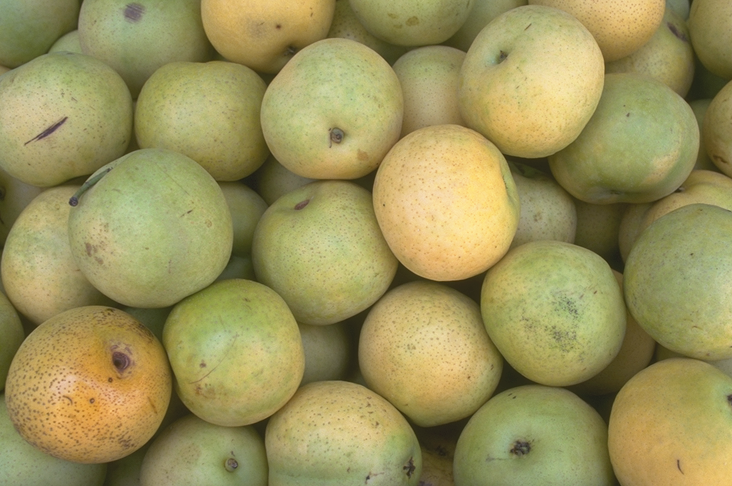
%> input picture pears.png, 732 x 486 px
$ octave Smooth.m   (GNU Octave 9; MATLAB toolbox functions it lacks are replaced by stand-ins)
%> lines starting %> are read from the running program, lines starting %| are printed output that depends on the picture
%SMOOTHING IMAGES

close all
clear all
clc
%%%%
axes('Position',[0.5,1.05,0.08,0.08])
xlabel('SMOOTHING IMAGES - YCRZ');
%%%%
image = imread('pears.png');
%> image is the input picture: size 486x732x3 uint8; mean R, G, B 154.5, 146.4, 91.1
subplot(2,2,1);
imshow(image);
title('Original Pears');
%%%%
avgimage = imfilter(image,fspecial('average',[3 3]));
subplot(2,2,2);
imshow(avgimage);
title('Average Pears');
%%%%
[height, width, depth] = size(avgimage);
%> height = 486; width = 732; depth = 3
if(depth>1)
    gray = rgb2gray(avgimage);
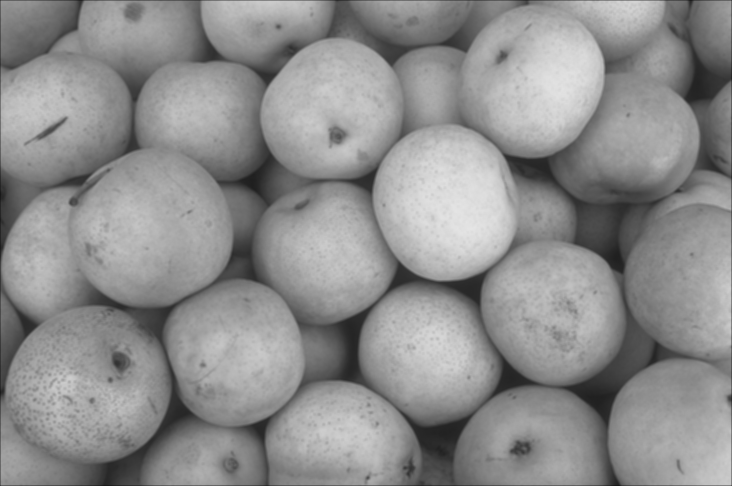
%> gray: size 486x732 uint8; min 24, max 229, mean 142.2
end
subplot(2,2,3);
imshow(gray);
title('Gray Picture');
%%%%
doublegradient = double(gray);
[Px,Py] = gradient(doublegradient);
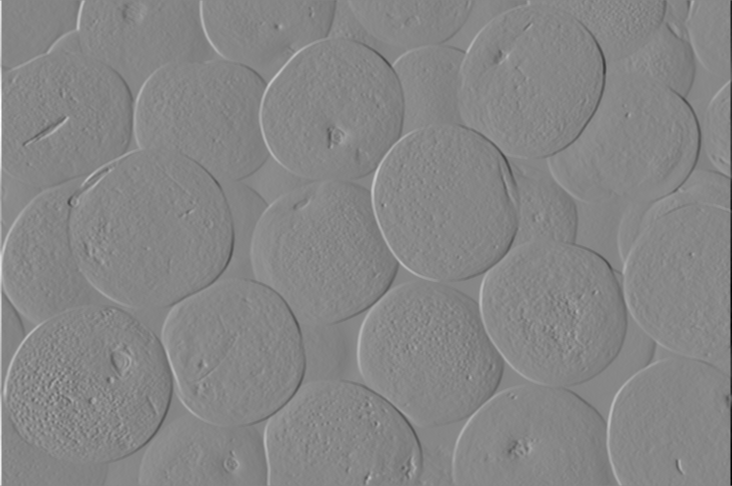
%> Px: size 486x732 double; min -69, max 62, mean 0; drawn with min black and max white
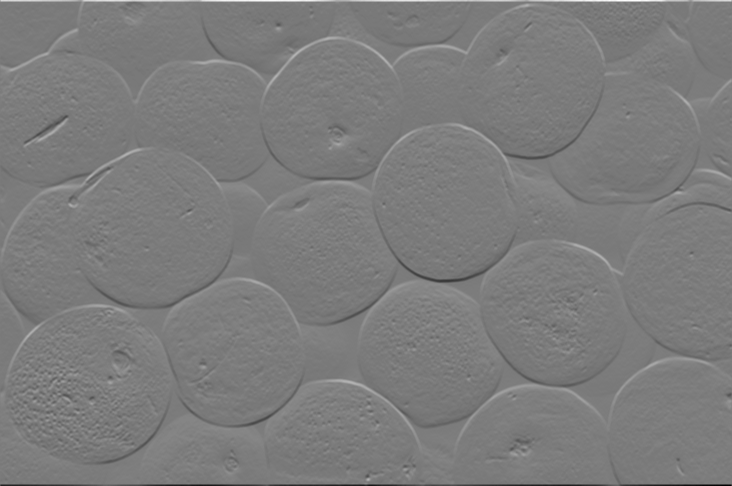
%> Py: size 486x732 double; min -68, max 71, mean 0; drawn with min black and max white
gequation = sqrt(Px.*Px + Py.*Py);
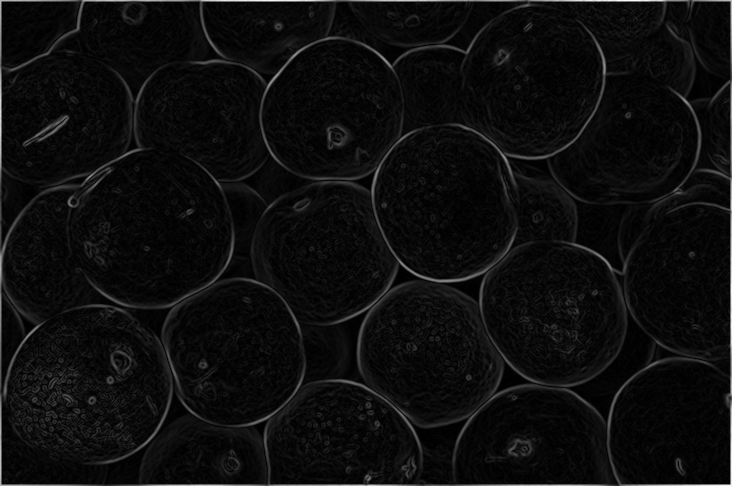
%> gequation: size 486x732 double; min 0, max 71.03, mean 3.8; drawn with min black and max white
gray = gequation;
gray = uint8(gray);
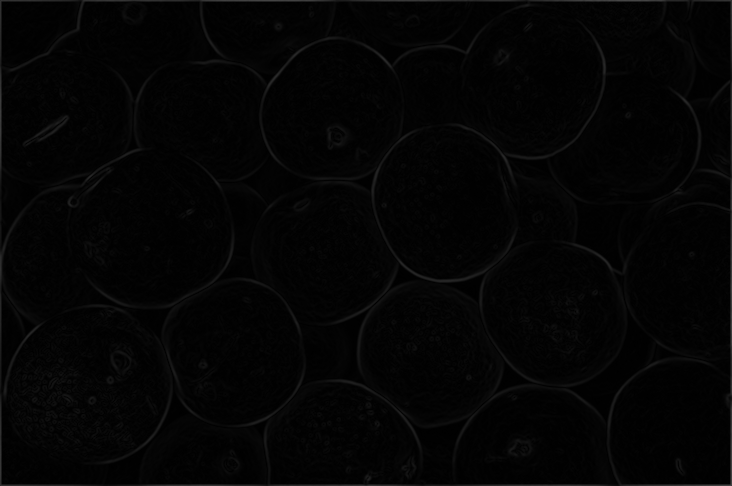
%> gray: size 486x732 uint8; min 0, max 71, mean 3.9
subplot(2,2,4);
imshow(gray);
title('Gradient');
%%%%

%This Program is Originaly Developed by Yosua Christianov. Any use of the
%%codes in this program or the images are permited and code lisence : CC
%%%https://creativecommons.org/licenses/by/3.0/deed.en_US
%%%%This Program is already submited to https://github.com/YCRZ
